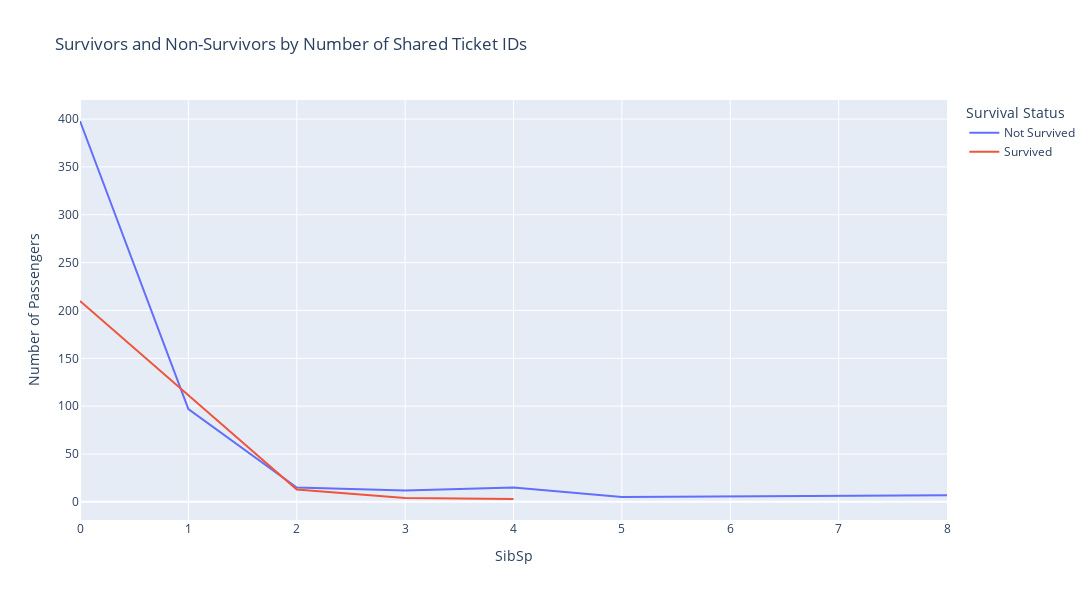

The cell this chart's notebook holds for it:
### Code cell
# Grouping data
sibsp_survival_count = dataset.groupby(['SibSp', 'Survived']).size().reset_index(name='count')

# Creating line plot
fig3 = px.line(sibsp_survival_count, x="SibSp", y="count", color="Survived",
               labels={"count": "Number of Passengers", "Ticket_Count": "Shared Ticket IDs", "Survived": "Survival Status"},
               title="Survivors and Non-Survivors by Number of Shared Ticket IDs")

# Adjusting layout
fig3.update_layout(width=1200, height=600)
fig3.show()

### Figure 1 — Plotly figure (JSON) as saved in the notebook; plotly's stock layout.template omitted (floating-point values rounded to 4 significant figures)
{"data": [{"hovertemplate": "Survival Status=Not Survived<br>SibSp=%{x}<br>Number of Passengers=%{y}<extra></extra>", "legendgroup": "Not Survived", "line": {"color": "#636efa", "dash": "solid"}, "marker": {"symbol": "circle"}, "mode": "lines", "name": "Not Survived", "orientation": "v", "showlegend": true, "type": "scatter", "x": [0, 1, 2, 3, 4, 5, 8], "xaxis": "x", "y": [398, 97, 15, 12, 15, 5, 7], "yaxis": "y"}, {"hovertemplate": "Survival Status=Survived<br>SibSp=%{x}<br>Number of Passengers=%{y}<extra></extra>", "legendgroup": "Survived", "line": {"color": "#EF553B", "dash": "solid"}, "marker": {"symbol": "circle"}, "mode": "lines", "name": "Survived", "orientation": "v", "showlegend": true, "type": "scatter", "x": [0, 1, 2, 3, 4], "xaxis": "x", "y": [210, 112, 13, 4, 3], "yaxis": "y"}], "layout": {"height": 600, "legend": {"title": {"text": "Survival Status"}, "tracegroupgap": 0}, "title": {"text": "Survivors and Non-Survivors by Number of Shared Ticket IDs"}, "width": 1200, "xaxis": {"anchor": "y", "autorange": true, "domain": [0, 1], "range": [0, 8], "title": {"text": "SibSp"}, "type": "linear"}, "yaxis": {"anchor": "x", "autorange": true, "domain": [0, 1], "range": [-18.94, 419.9], "title": {"text": "Number of Passengers"}, "type": "linear"}}}
